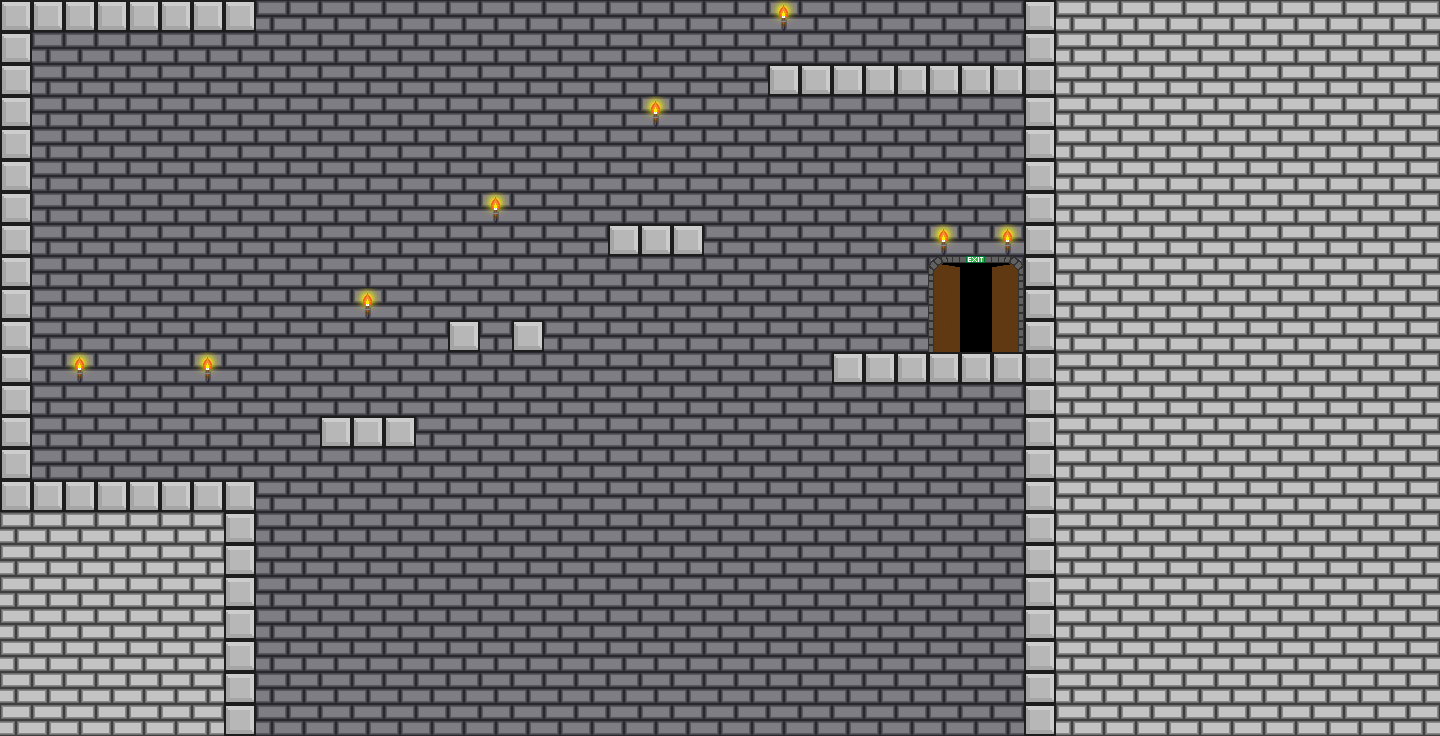

This is a level from a 2D game, rendered from its Tiled map with the project's own tilesets. A one-line summary and the map file follow, with tile-layer data summarised:
An orthogonal 45x23 tile map with 32x32 px tiles, 5 tile layers (background, background lighting, ground, noncollidable, ...) and 4 objects (2x skeleton, player, end).

<map version="1.0" orientation="orthogonal" width="45" height="23" tilewidth="32" tileheight="32">
 <tileset firstgid="1" name="KS Tiles" tilewidth="32" tileheight="32" spacing="2" margin="1">
  <image source="../art/tiles/tileset/tileset1.png" width="272" height="238" />
 </tileset>
 <layer name="background" width="45" height="23">
  <data>[1035 cells, 680 non-empty, 1 distinct tile ids]</data>
 </layer>
 <layer name="background lighting" width="45" height="23">
  <data>[1035 cells, 680 non-empty, 1 distinct tile ids]</data>
 </layer>
 <layer name="ground" width="45" height="23">
  <data>[1035 cells, 82 non-empty, 1 distinct tile ids]</data>
 </layer>
 <layer name="noncollidable" width="45" height="23">
  <data>[1035 cells, 342 non-empty, 8 distinct tile ids]</data>
 </layer>
 <layer name="spikes" width="45" height="23">
  <data>[1035 cells, 0 non-empty, 0 distinct tile ids]</data>
 </layer>
 <objectgroup name="spawns" width="45" height="23">
  <object name="player" type="player" gid="1" x="72" y="442" />
  <object name="end" type="end" gid="2" x="960" y="322" />
  <object name="skeleton" type="skeleton" gid="3" x="640" y="191" />
  <object name="skeleton" type="skeleton" gid="3" x="992" y="31" />
 </objectgroup>
</map>
